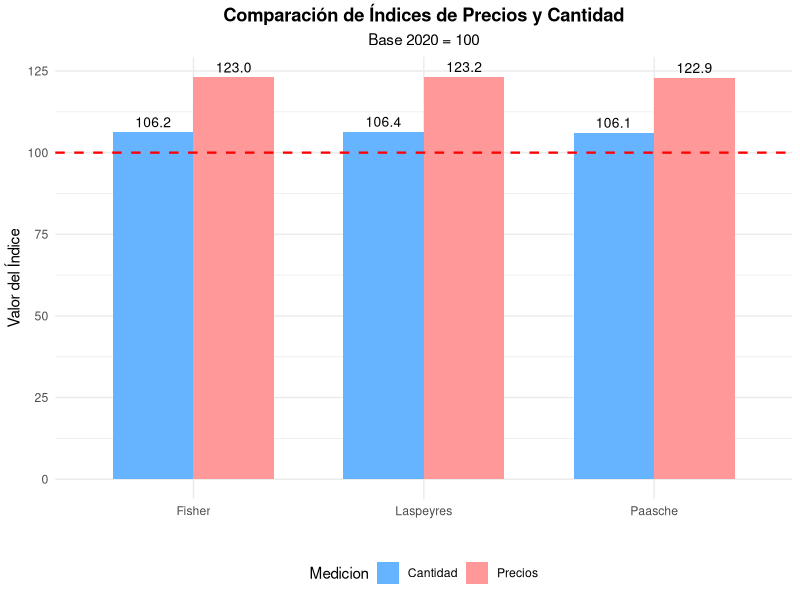
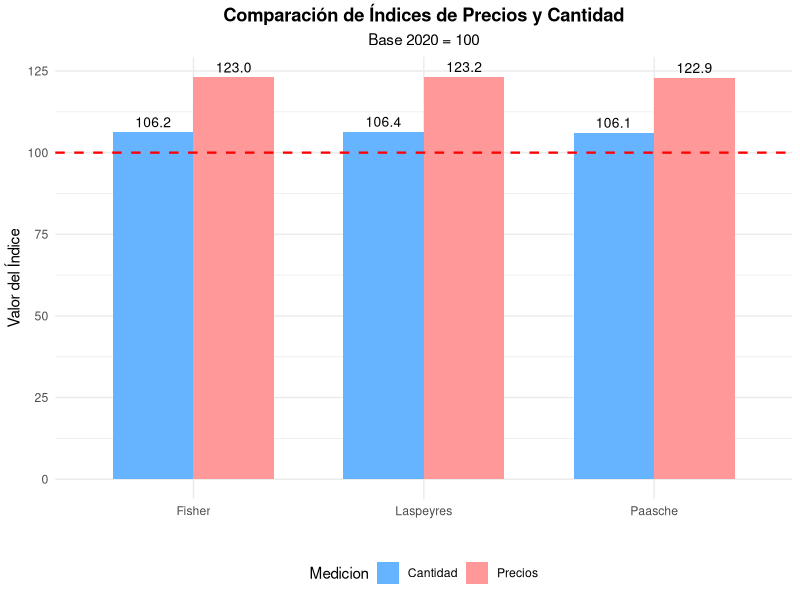

Here is the R script that generated these plots, in order:
install.packages(c("knitr", "ggplot2", "reshape2"))

# ============================================================
# EJEMPLO COMPLETO DE CÁLCULO DE NÚMEROS ÍNDICES EN R
# ============================================================

# Cargar librerías necesarias
library(knitr)
library(ggplot2)
library(reshape2)

# Configuración para mostrar resultados
options(digits = 2)

cat("=", paste(rep("=", 78), collapse = ""), "=\n", sep = "")
cat("CÁLCULO DE NÚMEROS ÍNDICES - EJEMPLO PRÁCTICO EN R\n")
cat("=", paste(rep("=", 78), collapse = ""), "=\n", sep = "")

# ------------------------------------------------------------
# 1. DATOS DE EJEMPLO: 3 productos, 2 períodos (año base y año actual)
# ------------------------------------------------------------
cat("\n📊 DATOS DE PARTIDA:\n")
cat("-", paste(rep("-", 50), collapse = ""), "\n", sep = "")

# Creamos un data frame con los datos
datos <- data.frame(
  Producto = c('Pan', 'Leche', 'Huevos'),
  Precio_base = c(1.0, 1.2, 2.0),      # p₀ (año 2020)
  Cantidad_base = c(100, 50, 30),       # q₀ (año 2020)
  Precio_actual = c(1.3, 1.5, 2.2),     # pₜ (año 2024)
  Cantidad_actual = c(110, 45, 35)       # qₜ (año 2024)
)

print(kable(datos, format = "simple", digits = 2, caption = "Datos base"))

cat("\nAño base: 2020 | Año actual: 2024\n")

# ------------------------------------------------------------
# 2. CÁLCULOS PREVIOS: Gastos y valores totales
# ------------------------------------------------------------
cat("\n", paste(rep("=", 80), collapse = ""), "\n", sep = "")
cat("🧮 CÁLCULOS PREVIOS\n")
cat(paste(rep("=", 80), collapse = ""), "\n", sep = "")

# Gastos en cada período
datos$Gasto_base <- datos$Precio_base * datos$Cantidad_base
datos$Gasto_actual <- datos$Precio_actual * datos$Cantidad_actual
datos$Gasto_hibrido1 <- datos$Precio_actual * datos$Cantidad_base  # pₜ·q₀
datos$Gasto_hibrido2 <- datos$Precio_base * datos$Cantidad_actual  # p₀·qₜ

cat("\n📋 Tabla completa de gastos:\n")
print(kable(datos, format = "simple", digits = 2))

# Totales
total_gasto_base <- sum(datos$Gasto_base)
total_gasto_actual <- sum(datos$Gasto_actual)
total_paq0 <- sum(datos$Gasto_hibrido1)  # ∑ pₜ·q₀
total_p0qa <- sum(datos$Gasto_hibrido2)  # ∑ p₀·qₜ

cat("\n📈 Totales:\n")
cat(sprintf("   Gasto total año base (∑ p₀·q₀): %.2f €\n", total_gasto_base))
cat(sprintf("   Gasto total año actual (∑ pₜ·qₜ): %.2f €\n", total_gasto_actual))
cat(sprintf("   ∑ pₜ·q₀ (gasto si compro cesta base a precios actuales): %.2f €\n", total_paq0))
cat(sprintf("   ∑ p₀·qₜ (gasto si compro cesta actual a precios base): %.2f €\n", total_p0qa))

# ------------------------------------------------------------
# 3. ÍNDICES SIMPLES (para cada producto)
# ------------------------------------------------------------
cat("\n", paste(rep("=", 80), collapse = ""), "\n", sep = "")
cat("📏 1. ÍNDICES SIMPLES\n")
cat(paste(rep("=", 80), collapse = ""), "\n", sep = "")

datos$Indice_precio_simple <- (datos$Precio_actual / datos$Precio_base * 100)
datos$Indice_cantidad_simple <- (datos$Cantidad_actual / datos$Cantidad_base * 100)

cat("\n📊 Índices simples por producto:\n")
print(kable(datos[, c('Producto', 'Precio_base', 'Precio_actual', 'Indice_precio_simple',
                      'Cantidad_base', 'Cantidad_actual', 'Indice_cantidad_simple')], 
            format = "simple", digits = 2))

# ------------------------------------------------------------
# 4. ÍNDICES COMPLEJOS DE PRECIOS
# ------------------------------------------------------------
cat("\n", paste(rep("=", 80), collapse = ""), "\n", sep = "")
cat("⚖️ 2. ÍNDICES COMPLEJOS DE PRECIOS\n")
cat(paste(rep("=", 80), collapse = ""), "\n", sep = "")

# Índice de Laspeyres de Precios
laspeyres_precios <- (total_paq0 / total_gasto_base) * 100

# Índice de Paasche de Precios
paasche_precios <- (total_gasto_actual / total_p0qa) * 100

# Índice de Fisher de Precios
fisher_precios <- sqrt(laspeyres_precios * paasche_precios)

cat("\n📌 Laspeyres (precios): Lₚ = (∑ pₜ·q₀ / ∑ p₀·q₀) × 100\n")
cat(sprintf("   Lₚ = (%.2f / %.2f) × 100 = %.2f\n", total_paq0, total_gasto_base, laspeyres_precios))
cat(sprintf("   ▶️ La cesta de 2020 cuesta hoy un %.1f%% más\n", laspeyres_precios - 100))

cat("\n📌 Paasche (precios): Pₚ = (∑ pₜ·qₜ / ∑ p₀·qₜ) × 100\n")
cat(sprintf("   Pₚ = (%.2f / %.2f) × 100 = %.2f\n", total_gasto_actual, total_p0qa, paasche_precios))
cat(sprintf("   ▶️ La cesta actual cuesta un %.1f%% más que en 2020\n", paasche_precios - 100))

cat("\n📌 Fisher (precios): Fₚ = √(Lₚ × Pₚ)\n")
cat(sprintf("   Fₚ = √(%.2f × %.2f) = %.2f\n", laspeyres_precios, paasche_precios, fisher_precios))

# ------------------------------------------------------------
# 5. ÍNDICES COMPLEJOS DE CANTIDAD
# ------------------------------------------------------------
cat("\n", paste(rep("=", 80), collapse = ""), "\n", sep = "")
cat("📦 3. ÍNDICES COMPLEJOS DE CANTIDAD\n")
cat(paste(rep("=", 80), collapse = ""), "\n", sep = "")

# Laspeyres de Cantidad (pondera con precios base)
laspeyres_cantidad <- (total_p0qa / total_gasto_base) * 100

# Paasche de Cantidad (pondera con precios actuales)
paasche_cantidad <- (total_gasto_actual / total_paq0) * 100

# Fisher de Cantidad
fisher_cantidad <- sqrt(laspeyres_cantidad * paasche_cantidad)

cat("\n📌 Laspeyres (cantidad): L_q = (∑ qₜ·p₀ / ∑ q₀·p₀) × 100\n")
cat(sprintf("   L_q = (%.2f / %.2f) × 100 = %.2f\n", total_p0qa, total_gasto_base, laspeyres_cantidad))
cat(sprintf("   ▶️ Las cantidades han variado un %.1f%% (a precios base)\n", laspeyres_cantidad - 100))

cat("\n📌 Paasche (cantidad): P_q = (∑ qₜ·pₜ / ∑ q₀·pₜ) × 100\n")
cat(sprintf("   P_q = (%.2f / %.2f) × 100 = %.2f\n", total_gasto_actual, total_paq0, paasche_cantidad))
cat(sprintf("   ▶️ Las cantidades han variado un %.1f%% (a precios actuales)\n", paasche_cantidad - 100))

cat("\n📌 Fisher (cantidad): F_q = √(L_q × P_q)\n")
cat(sprintf("   F_q = √(%.2f × %.2f) = %.2f\n", laspeyres_cantidad, paasche_cantidad, fisher_cantidad))

# ------------------------------------------------------------
# 6. ÍNDICE DE VALOR
# ------------------------------------------------------------
cat("\n", paste(rep("=", 80), collapse = ""), "\n", sep = "")
cat("💰 4. ÍNDICE DE VALOR\n")
cat(paste(rep("=", 80), collapse = ""), "\n", sep = "")

indice_valor <- (total_gasto_actual / total_gasto_base) * 100

cat("\n📌 Índice de Valor: V = (∑ pₜ·qₜ / ∑ p₀·q₀) × 100\n")
cat(sprintf("   V = (%.2f / %.2f) × 100 = %.2f\n", total_gasto_actual, total_gasto_base, indice_valor))
cat(sprintf("   ▶️ El gasto total ha variado un %.1f%%\n", indice_valor - 100))

# ------------------------------------------------------------
# 7. VERIFICACIÓN DE LA RELACIÓN ENTRE ÍNDICES
# ------------------------------------------------------------
cat("\n", paste(rep("=", 80), collapse = ""), "\n", sep = "")
cat("🔄 5. RELACIÓN ENTRE ÍNDICES\n")
cat(paste(rep("=", 80), collapse = ""), "\n", sep = "")

# Relación: Valor = Laspeyres Precios × Paasche Cantidad
relacion1 <- (laspeyres_precios * paasche_cantidad) / 100  # Dividimos entre 100 por ser porcentajes
cat("\n📌 Valor = Lₚ × P_q\n")
cat(sprintf("   %.2f = %.2f × %.2f / 100\n", indice_valor, laspeyres_precios, paasche_cantidad))
cat(sprintf("   %.2f = %.2f ✓\n", indice_valor, relacion1))

# Relación: Valor = Paasche Precios × Laspeyres Cantidad
relacion2 <- (paasche_precios * laspeyres_cantidad) / 100
cat("\n📌 Valor = Pₚ × L_q\n")
cat(sprintf("   %.2f = %.2f × %.2f / 100\n", indice_valor, paasche_precios, laspeyres_cantidad))
cat(sprintf("   %.2f = %.2f ✓\n", indice_valor, relacion2))

# ------------------------------------------------------------
# 8. RESUMEN EN TABLA
# ------------------------------------------------------------
cat("\n", paste(rep("=", 80), collapse = ""), "\n", sep = "")
cat("📋 6. RESUMEN DE TODOS LOS ÍNDICES\n")
cat(paste(rep("=", 80), collapse = ""), "\n", sep = "")

resumen <- data.frame(
  `Tipo de Índice` = c(
    'Valor',
    'Laspeyres Precios',
    'Paasche Precios', 
    'Fisher Precios',
    'Laspeyres Cantidad',
    'Paasche Cantidad',
    'Fisher Cantidad'
  ),
  Valor = c(
    sprintf("%.2f", indice_valor),
    sprintf("%.2f", laspeyres_precios),
    sprintf("%.2f", paasche_precios),
    sprintf("%.2f", fisher_precios),
    sprintf("%.2f", laspeyres_cantidad),
    sprintf("%.2f", paasche_cantidad),
    sprintf("%.2f", fisher_cantidad)
  ),
  Interpretación = c(
    sprintf("El gasto total ha variado un %.1f%%", indice_valor - 100),
    sprintf("La cesta base cuesta un %.1f%% más", laspeyres_precios - 100),
    sprintf("La cesta actual cuesta un %.1f%% más", paasche_precios - 100),
    sprintf("Media no sesgada: %.1f%%", fisher_precios - 100),
    sprintf("Las cantidades (a precios base) variaron %.1f%%", laspeyres_cantidad - 100),
    sprintf("Las cantidades (a precios actuales) variaron %.1f%%", paasche_cantidad - 100),
    sprintf("Media no sesgada de cantidad: %.1f%%", fisher_cantidad - 100)
  )
)

print(kable(resumen, format = "simple", col.names = c("Tipo de Índice", "Valor", "Interpretación")))

# ------------------------------------------------------------
# 9. VISUALIZACIÓN GRÁFICA
# ------------------------------------------------------------
cat("\n", paste(rep("=", 80), collapse = ""), "\n", sep = "")
cat("📈 7. VISUALIZACIÓN GRÁFICA\n")
cat(paste(rep("=", 80), collapse = ""), "\n", sep = "")

# Preparar datos para ggplot
indices_plot <- data.frame(
  Tipo = rep(c("Laspeyres", "Paasche", "Fisher"), 2),
  Medicion = c(rep("Precios", 3), rep("Cantidad", 3)),
  Valor = c(laspeyres_precios, paasche_precios, fisher_precios,
            laspeyres_cantidad, paasche_cantidad, fisher_cantidad)
)

# Gráfico de barras con ggplot2
p <- ggplot(indices_plot, aes(x = Tipo, y = Valor, fill = Medicion)) +
  geom_bar(stat = "identity", position = position_dodge(), width = 0.7) +
  geom_hline(yintercept = 100, linetype = "dashed", color = "red", size = 0.8) +
  geom_text(aes(label = sprintf("%.1f", Valor)), 
            position = position_dodge(width = 0.7), vjust = -0.5, size = 3.5) +
  labs(title = "Comparación de Índices de Precios y Cantidad",
       subtitle = "Base 2020 = 100",
       x = "", y = "Valor del Índice") +
  scale_fill_manual(values = c("Precios" = "#FF9999", "Cantidad" = "#66B3FF")) +
  theme_minimal() +
  theme(legend.position = "bottom",
        plot.title = element_text(hjust = 0.5, face = "bold"),
        plot.subtitle = element_text(hjust = 0.5))

# Guardar el gráfico
ggsave("indices_comparacion_R.png", p, width = 10, height = 6, dpi = 100)
cat("✅ Gráfico guardado como 'indices_comparacion_R.png'\n")

# Mostrar el gráfico (en RStudio se muestra automáticamente)
print(p)

# ------------------------------------------------------------
# 10. EJEMPLO IPC SIMPLIFICADO (con ponderaciones)
# ------------------------------------------------------------
cat("\n", paste(rep("=", 80), collapse = ""), "\n", sep = "")
cat("🏠 8. EJEMPLO SIMPLIFICADO DEL IPC (con ponderaciones)\n")
cat(paste(rep("=", 80), collapse = ""), "\n", sep = "")

# Simulamos ponderaciones típicas (basadas en la conversación anterior)
ponderaciones <- c(
  'Pan' = 0.17,      # 17% Alimentos
  'Leche' = 0.17,     # 17% Restauración/hoteles (aproximamos)
  'Huevos' = 0.15     # 15% Transporte (simplificamos)
)

# Normalizamos para que sumen 1
ponderaciones <- ponderaciones / sum(ponderaciones)

cat("\n📊 Ponderaciones normalizadas (simuladas):\n")
for(i in 1:length(ponderaciones)) {
  cat(sprintf("   %s: %.3f (%.1f%%)\n", names(ponderaciones)[i], 
              ponderaciones[i], ponderaciones[i] * 100))
}

# IPC como Laspeyres con ponderaciones
ipc <- 0
for(i in 1:nrow(datos)) {
  prod <- datos$Producto[i]
  indice_simple <- datos$Indice_precio_simple[i]
  ipc <- ipc + ponderaciones[prod] * indice_simple
}

cat("\n📌 IPC = ∑ (ponderación_i × índice_simple_precio_i)\n")
cat(sprintf("   IPC = %.2f\n", ipc))
cat(sprintf("   ▶️ Interpretación: Los precios han subido un %.1f%% de media ponderada\n", ipc - 100))

# ------------------------------------------------------------
# 11. COMPARATIVA FINAL
# ------------------------------------------------------------
cat("\n", paste(rep("=", 80), collapse = ""), "\n", sep = "")
cat("🎯 COMPARATIVA: Índice de Valor vs IPC vs Fisher\n")
cat(paste(rep("=", 80), collapse = ""), "\n", sep = "")

cat("\n📊 RESULTADOS CLAVE:\n")
cat(sprintf("   • Índice de Valor (gasto total): %.2f → +%.1f%%\n", indice_valor, indice_valor - 100))
cat(sprintf("   • IPC ponderado (solo precios):  %.2f → +%.1f%%\n", ipc, ipc - 100))
cat(sprintf("   • Fisher precios (ideal):        %.2f → +%.1f%%\n", fisher_precios, fisher_precios - 100))

cat("\n💡 INTERPRETACIÓN:\n")
cat("   El gasto total (valor) ha subido más que los precios porque también\n")
cat("   han cambiado las cantidades consumidas. El IPC mide SOLO el efecto\n")
cat("   precios, manteniendo fija la cesta (Laspeyres). El Fisher corrige\n")
cat("   el sesgo de sustitución.\n")

cat("\n", paste(rep("=", 80), collapse = ""), "\n", sep = "")
cat("✅ FIN DEL EJEMPLO\n")
cat(paste(rep("=", 80), collapse = ""), "\n", sep = "")

# ------------------------------------------------------------
# EXTRA: Función para calcular todos los índices automáticamente
# ------------------------------------------------------------
calcular_todos_indices <- function(precios_base, cantidades_base, 
                                   precios_actual, cantidades_actual) {
  # Cálculos básicos
  total_base <- sum(precios_base * cantidades_base)
  total_actual <- sum(precios_actual * cantidades_actual)
  total_paq0 <- sum(precios_actual * cantidades_base)
  total_p0qa <- sum(precios_base * cantidades_actual)
  
  # Índices
  list(
    Laspeyres_Precios = (total_paq0 / total_base) * 100,
    Paasche_Precios = (total_actual / total_p0qa) * 100,
    Fisher_Precios = sqrt(((total_paq0 / total_base) * 100) * 
                            ((total_actual / total_p0qa) * 100)),
    Laspeyres_Cantidad = (total_p0qa / total_base) * 100,
    Paasche_Cantidad = (total_actual / total_paq0) * 100,
    Fisher_Cantidad = sqrt(((total_p0qa / total_base) * 100) * 
                             ((total_actual / total_paq0) * 100)),
    Valor = (total_actual / total_base) * 100
  )
}

# Ejemplo de uso de la función
cat("\n📦 EJEMPLO DE USO DE LA FUNCIÓN calular_todos_indices():\n")
resultado_funcion <- calcular_todos_indices(
  precios_base = datos$Precio_base,
  cantidades_base = datos$Cantidad_base,
  precios_actual = datos$Precio_actual,
  cantidades_actual = datos$Cantidad_actual
)

print(str(resultado_funcion))
